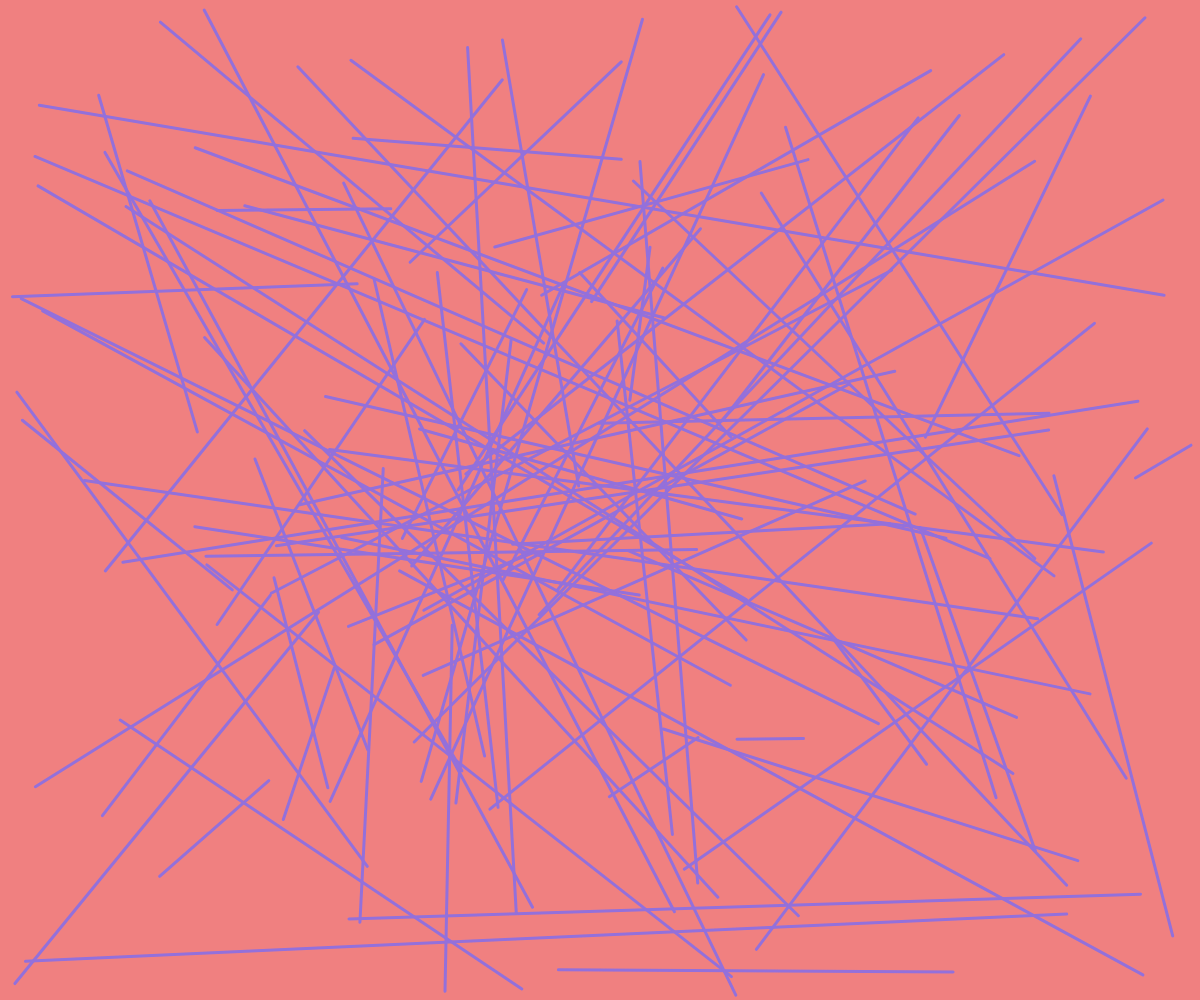
Frame 1 (no input)
Frame 60 (no input): identical to frame 1, image omitted
Frame 120 (the mouse pressed at the canvas centre since frame 60): identical to frame 1, image omitted

The p5.js sketch that drew this single still picture (run headless with seeded random() and noise() and a simulated clock; from frame 60 on, the mouse is pressed at the canvas centre):

// p5.js sketch
// ── sketch.js
let pairs = 100;

function setup() {
  createCanvas(windowWidth, windowHeight);
}

function draw() {
  background(240,128,128);
  strokeWeight(3);
  stroke(147,112,219);

  randomSeed(0);
  for(i=0; i < pairs; i++){
  let x1 = random(width);
  let x2 = random(width);
  let y1 = random(height);
  let y2 = random(height);
  line(x1,y1,x2,y2);
  }

}
